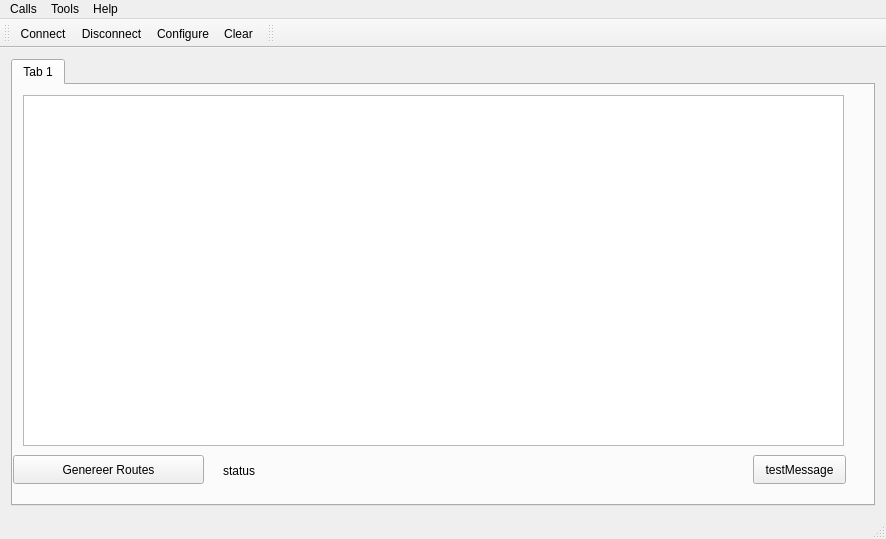
<?xml version="1.0" encoding="UTF-8"?>
<ui version="4.0">
 <class>MainWindow</class>
 <widget class="QMainWindow" name="MainWindow">
  <property name="geometry">
   <rect>
    <x>0</x>
    <y>0</y>
    <width>886</width>
    <height>539</height>
   </rect>
  </property>
  <property name="windowTitle">
   <string>Serial Terminal</string>
  </property>
  <widget class="QWidget" name="centralWidget">
   <layout class="QVBoxLayout" name="verticalLayout">
    <item>
     <widget class="QTabWidget" name="tabWidget">
      <property name="currentIndex">
       <number>0</number>
      </property>
      <widget class="QWidget" name="tab">
       <attribute name="title">
        <string>Tab 1</string>
       </attribute>
       <widget class="QPushButton" name="pushButton">
        <property name="geometry">
         <rect>
          <x>0</x>
          <y>370</y>
          <width>191</width>
          <height>29</height>
         </rect>
        </property>
        <property name="text">
         <string>Genereer Routes</string>
        </property>
       </widget>
       <widget class="QLabel" name="statusLabel">
        <property name="geometry">
         <rect>
          <x>210</x>
          <y>370</y>
          <width>191</width>
          <height>31</height>
         </rect>
        </property>
        <property name="text">
         <string>status</string>
        </property>
       </widget>
       <widget class="QPushButton" name="pushButton_2">
        <property name="geometry">
         <rect>
          <x>740</x>
          <y>370</y>
          <width>93</width>
          <height>29</height>
         </rect>
        </property>
        <property name="text">
         <string>testMessage</string>
        </property>
       </widget>
       <widget class="QGraphicsView" name="graphicsView">
        <property name="geometry">
         <rect>
          <x>10</x>
          <y>10</y>
          <width>821</width>
          <height>351</height>
         </rect>
        </property>
       </widget>
      </widget>
     </widget>
    </item>
   </layout>
  </widget>
  <widget class="QMenuBar" name="menuBar">
   <property name="geometry">
    <rect>
     <x>0</x>
     <y>0</y>
     <width>886</width>
     <height>22</height>
    </rect>
   </property>
   <widget class="QMenu" name="menuCalls">
    <property name="title">
     <string>Calls</string>
    </property>
    <addaction name="actionConnect"/>
    <addaction name="actionDisconnect"/>
    <addaction name="separator"/>
    <addaction name="actionQuit"/>
   </widget>
   <widget class="QMenu" name="menuTools">
    <property name="title">
     <string>Tools</string>
    </property>
    <addaction name="actionConfigure"/>
    <addaction name="actionClear"/>
   </widget>
   <widget class="QMenu" name="menuHelp">
    <property name="title">
     <string>Help</string>
    </property>
    <addaction name="actionAbout"/>
    <addaction name="actionAboutQt"/>
   </widget>
   <addaction name="menuCalls"/>
   <addaction name="menuTools"/>
   <addaction name="menuHelp"/>
  </widget>
  <widget class="QToolBar" name="mainToolBar">
   <attribute name="toolBarArea">
    <enum>TopToolBarArea</enum>
   </attribute>
   <attribute name="toolBarBreak">
    <bool>false</bool>
   </attribute>
   <addaction name="actionConnect"/>
   <addaction name="actionDisconnect"/>
   <addaction name="actionConfigure"/>
   <addaction name="actionClear"/>
  </widget>
  <widget class="QStatusBar" name="statusBar"/>
  <widget class="QToolBar" name="toolBar">
   <property name="windowTitle">
    <string>toolBar</string>
   </property>
   <attribute name="toolBarArea">
    <enum>TopToolBarArea</enum>
   </attribute>
   <attribute name="toolBarBreak">
    <bool>false</bool>
   </attribute>
  </widget>
  <action name="actionAbout">
   <property name="text">
    <string>&amp;About</string>
   </property>
   <property name="toolTip">
    <string>About program</string>
   </property>
   <property name="shortcut">
    <string>Alt+A</string>
   </property>
  </action>
  <action name="actionAboutQt">
   <property name="text">
    <string>About Qt</string>
   </property>
  </action>
  <action name="actionConnect">
   <property name="icon">
    <iconset resource="terminal.qrc">
     <normaloff>:/images/connect.png</normaloff>:/images/connect.png</iconset>
   </property>
   <property name="text">
    <string>C&amp;onnect</string>
   </property>
   <property name="toolTip">
    <string>Connect to serial port</string>
   </property>
   <property name="shortcut">
    <string>Ctrl+O</string>
   </property>
  </action>
  <action name="actionDisconnect">
   <property name="icon">
    <iconset resource="terminal.qrc">
     <normaloff>:/images/disconnect.png</normaloff>:/images/disconnect.png</iconset>
   </property>
   <property name="text">
    <string>&amp;Disconnect</string>
   </property>
   <property name="toolTip">
    <string>Disconnect from serial port</string>
   </property>
   <property name="shortcut">
    <string>Ctrl+D</string>
   </property>
  </action>
  <action name="actionConfigure">
   <property name="icon">
    <iconset resource="terminal.qrc">
     <normaloff>:/images/settings.png</normaloff>:/images/settings.png</iconset>
   </property>
   <property name="text">
    <string>&amp;Configure</string>
   </property>
   <property name="toolTip">
    <string>Configure serial port</string>
   </property>
   <property name="shortcut">
    <string>Alt+C</string>
   </property>
  </action>
  <action name="actionClear">
   <property name="icon">
    <iconset resource="terminal.qrc">
     <normaloff>:/images/clear.png</normaloff>:/images/clear.png</iconset>
   </property>
   <property name="text">
    <string>C&amp;lear</string>
   </property>
   <property name="toolTip">
    <string>Clear data</string>
   </property>
   <property name="shortcut">
    <string>Alt+L</string>
   </property>
  </action>
  <action name="actionQuit">
   <property name="icon">
    <iconset resource="terminal.qrc">
     <normaloff>:/images/application-exit.png</normaloff>:/images/application-exit.png</iconset>
   </property>
   <property name="text">
    <string>&amp;Quit</string>
   </property>
   <property name="shortcut">
    <string>Ctrl+Q</string>
   </property>
  </action>
 </widget>
 <layoutdefault spacing="6" margin="11"/>
 <resources>
  <include location="terminal.qrc"/>
 </resources>
 <connections/>
</ui>
